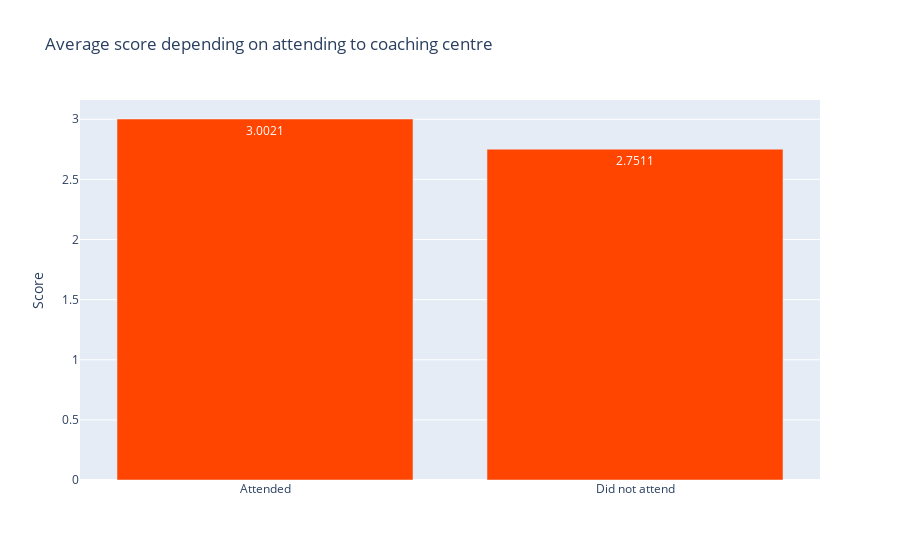

Source (notebook cell):
### Code cell
###########
#    3    #
###########


fig=go.Figure(data=[go.Bar(x=['Attended','Did not attend'],y=[yes1,no1],text=[yes1,no1],textposition='auto',marker_color='orangered')])
fig.update_layout(title_text='Average score depending on attending to coaching centre',yaxis={'title':'Score'})

fig.show()

### Figure 1 — Plotly figure (JSON) as saved in the notebook; plotly's stock layout.template omitted (floating-point values rounded to 4 significant figures)
{"data": [{"marker": {"color": "orangered"}, "text": ["3.0021", "2.7511"], "textposition": "auto", "type": "bar", "x": ["Attended", "Did not attend"], "y": [3.002, 2.751]}], "layout": {"title": {"text": "Average score depending on attending to coaching centre"}, "yaxis": {"title": {"text": "Score"}}}}
